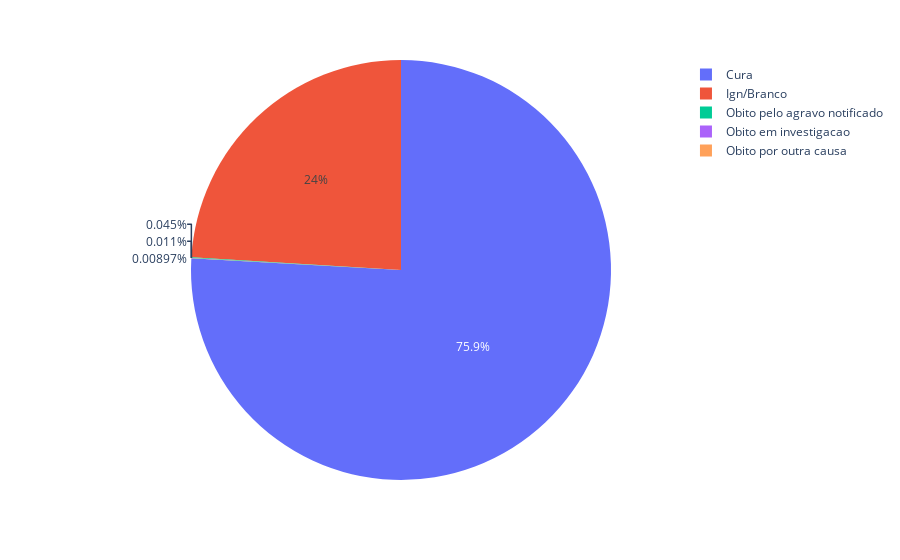

Notebook cell for this chart:
### Markdown cell above
### Gráfico

### Code cell
import plotly.express as px

long_df = pd.read_csv('../results/evolucao_vw.csv')
long_df.loc[long_df["Descricao"] == "Dengue", "Descricao"] = "Dengue Clássico"

fig = px.pie(long_df, values='Casos', names='Descricao')
fig.show()

### Figure 1 — Plotly figure (JSON) as saved in the notebook; plotly's stock layout.template omitted (floating-point values rounded to 4 significant figures; data arrays with more than 128 entries replaced by an {"elided": "..."} marker saying what was removed)
{"data": [{"customdata": {"elided": "540x1 int values"}, "domain": {"x": [0, 1], "y": [0, 1]}, "hovertemplate": "Descricao=%{label}<br>Casos=%{customdata[0]Casos}<extra></extra>", "labels": {"elided": "540 str values"}, "legendgroup": "", "name": "", "showlegend": true, "type": "pie", "values": {"elided": "540 int values"}}], "layout": {"legend": {"tracegroupgap": 0}, "margin": {"t": 60}}}
